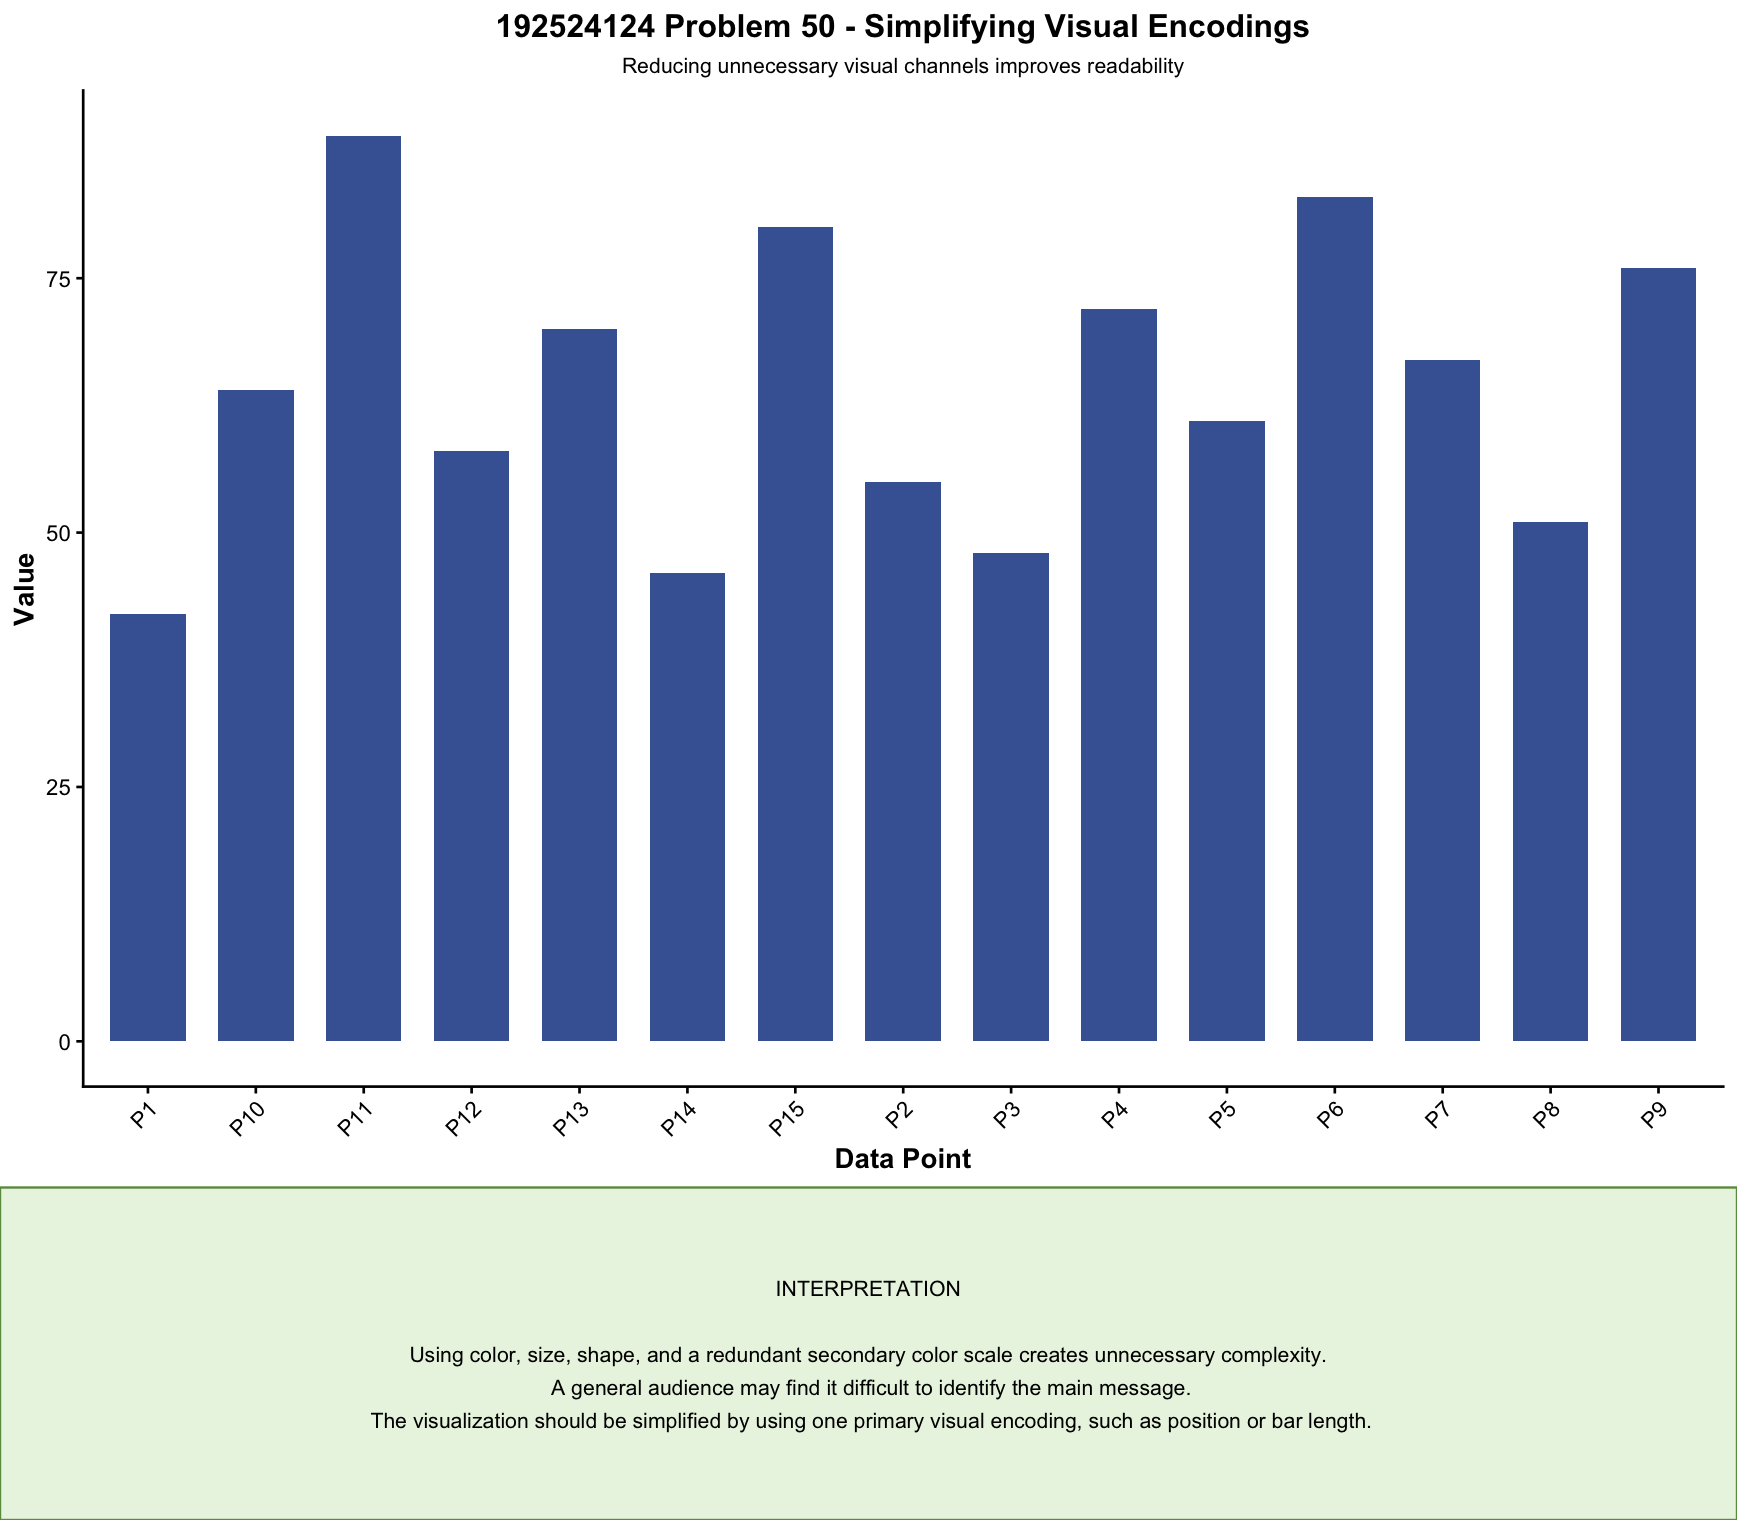

R code for this plot:
# Problem 50 - Simplifying Visual Encodings

library(ggplot2)
library(gridExtra)
library(grid)

data <- data.frame(
  Category = paste0("P", 1:15),
  Value = c(
    42, 55, 48, 72, 61,
    83, 67, 51, 76, 64,
    89, 58, 70, 46, 80
  )
)

p <- ggplot(
  data,
  aes(
    x = Category,
    y = Value
  )
) +
  geom_col(
    fill = "#4563A3",
    width = 0.7
  ) +
  labs(
    title = "192524124 Problem 50 - Simplifying Visual Encodings",
    subtitle = "Reducing unnecessary visual channels improves readability",
    x = "Data Point",
    y = "Value"
  ) +
  theme_classic(base_size = 13) +
  theme(
    plot.title = element_text(
      hjust = 0.5,
      face = "bold",
      size = 15
    ),
    plot.subtitle = element_text(
      hjust = 0.5,
      size = 10
    ),
    axis.title = element_text(face = "bold"),
    axis.text.x = element_text(
      angle = 45,
      hjust = 1
    )
  )

interpretation <- textGrob(
  paste0(
    "INTERPRETATION\n\n",
    "Using color, size, shape, and a redundant secondary color scale creates unnecessary complexity.\n ",
    "A general audience may find it difficult to identify the main message.\n ",
    "The visualization should be simplified by using one primary visual encoding, such as position or bar length."
  ),
  x = 0.5,
  y = 0.5,
  hjust = 0.5,
  vjust = 0.5,
  gp = gpar(
    fontsize = 10,
    lineheight = 1.3
  )
)

green_box <- grobTree(
  rectGrob(
    gp = gpar(
      fill = "#EAF4E3",
      col = "#6A994E",
      lwd = 1.5
    )
  ),
  interpretation
)

grid.newpage()

grid.arrange(
  p,
  green_box,
  ncol = 1,
  heights = c(5, 1.4)
)
